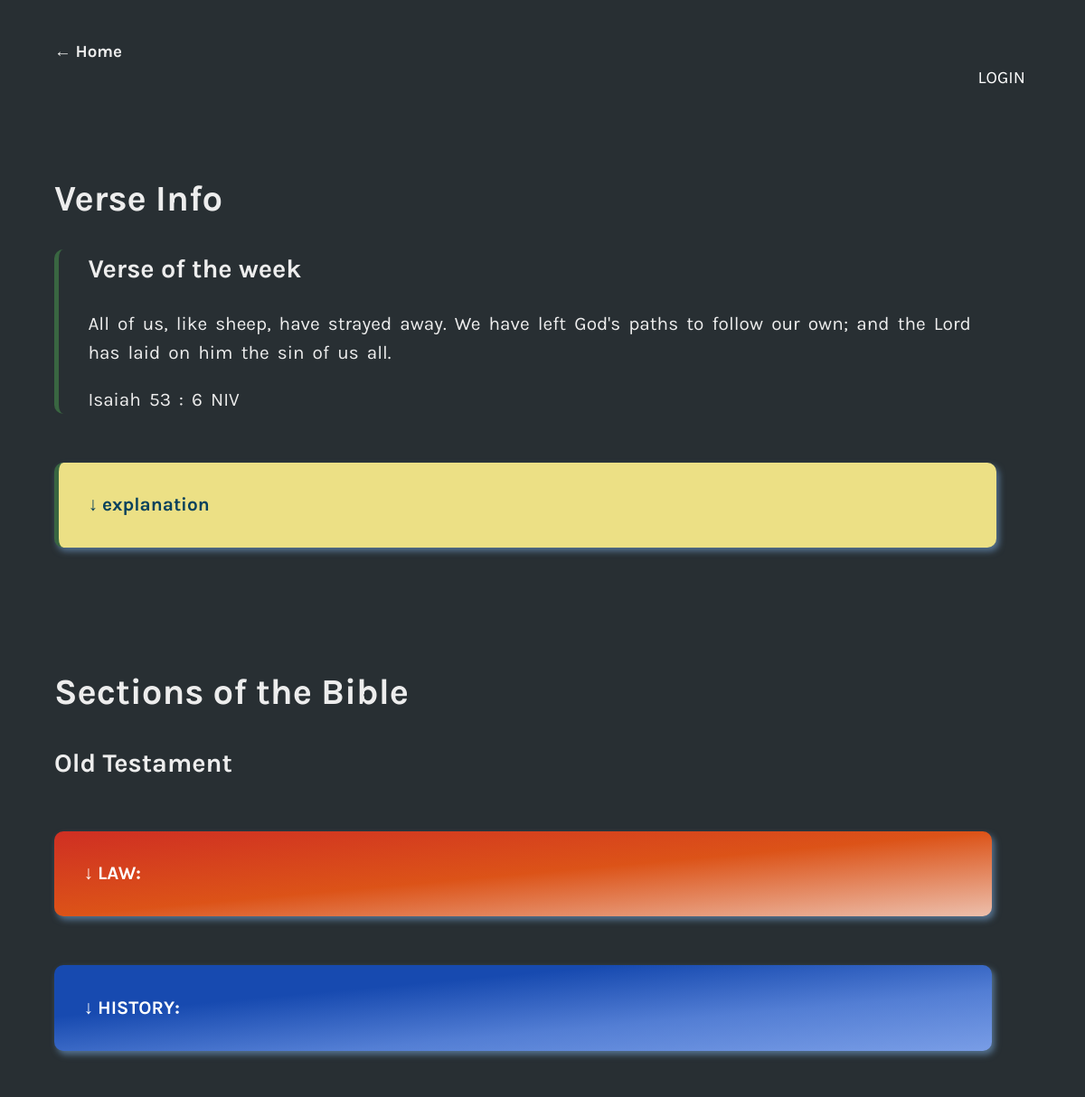
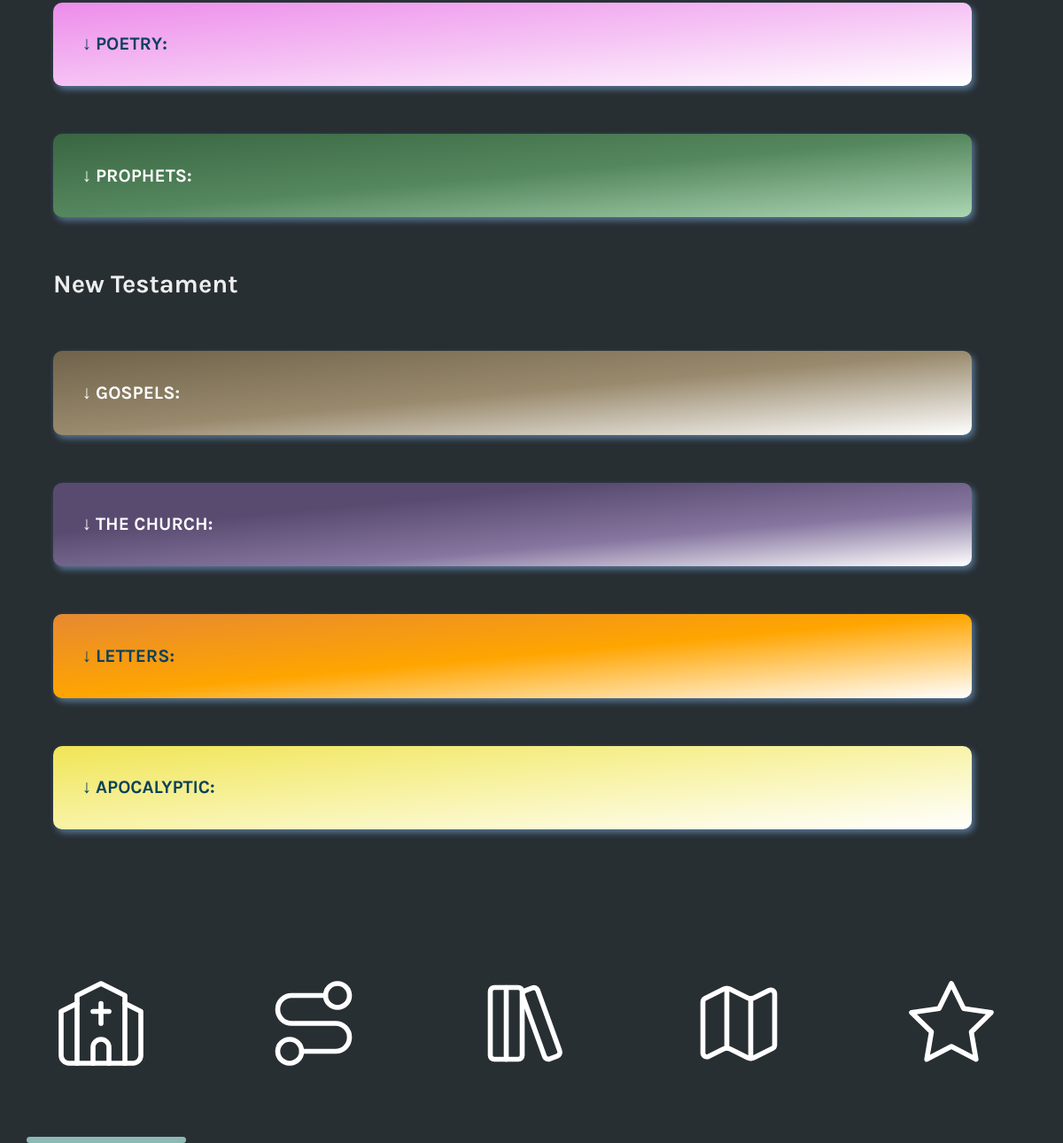
The app's page /verse with its own data (2 pictures, top to bottom).
### passages/models.py (models this page shows, shortened)
class Verse(models.Model):
    reading = models.CharField(max_length=50)
    verse = models.TextField()
    explanation = models.TextField()
    group = models.CharField(max_length=50)
    week = models.IntegerField()

### bible_curious/views.py (the view, shortened to what this page needs)
# urls.py: path('verse', views.verse, name="verse"),
def verse(request):
    this_week = date.today().isocalendar().week
    verse = Verse.objects.filter(week=this_week).first()
    session = request.session.get("user")
    verse_is_fav = None
    context = {
        "session": request.session.get("user"),
        "verse": verse,
        "verse_is_fav": ( "checked" if verse_is_fav else "")
    }
    return render(request, "bible_curious/verse_info.html", context)

### passages/templates/bible_curious/verse_info.html (shortened to what this page needs)
<!DOCTYPE html>
{% load static %}
<html lang="en">
<head>
    <link rel="stylesheet" href="{% static 'style.css' %}">
</head>
<body>
    <div class="menubar">
        <span class="active one"></span>
        <a href="/">
            <img src="{% static 'images/church_white.svg' %}" alt="">
        </a>
        <a href="collections/leaders_of_the_bible/moses">
            <img src="{% static 'images/storyline_white.svg' %}" alt="">
        </a>
        <a href="/collections">
            <img src="{% static 'images/collections_icon_white.svg' %}" alt="">
        </a>
        <a href="/maps">
            <img src="{% static 'images/map_white.svg' %}" alt="">
        </a>
        <a href="notes">
            <img src="{% static 'images/star_white.svg' %}" alt="">
        </a>
    </div>
    <div class="back">
        <h3>
            <a href="/">&larr; Home</a>
        </h3>
    </div>
    <div class="content">
        {% if session %}
        <div class="pfp">
            <a href="/notes">
                <img src="{{session.userinfo.picture}}" alt="">
            </a>
        </div>
        {% else %}
        <div class="pfp">
            <a class="login" href="/login">LOGIN</a>
        </div>
        {% endif %}
        <h1 class="head">Verse Info
        </h1 class="head">
        <div class="verse_info verse_{{ verse.group }}">
            <h2>Verse of the week</h2>
            <p>
                {{ verse.verse }}
            </p>
            <p>{{ verse.reading }} NIV</p>
        </div>
        <div class="sections verse_{{ verse.group }}">
            <label for="collapse1">
                <h3 class="explanation">&darr; explanation</h3>
            </label>
        </div>
        <h1 class="head">Sections of the Bible
        </h1 class="head">
        <h2>Old Testament</h2>
        <div class="sections law_box">
            <label for="collapse2">
                <h3> &darr; LAW:</h3>
            </label>
        </div>
        <div class="sections history_box">
            <label for="collapse3">
                <h3> &darr; HISTORY:</h3>
            </label>
        </div>
        <div class="sections poetry_box">
            <label for="collapse4">
                <h3> &darr; POETRY:</h3>
            </label>
        </div>
        <div class="sections prophets_box">
            <label for="collapse5">
                <h3> &darr; PROPHETS:</h3>
            </label>
        </div>
        <h2>New Testament</h2>
        <div class="sections gospels_box">
            <label for="collapse6">
                <h3> &darr; GOSPELS:</h3>
            </label>
        </div>
        <div class="sections church_box">
            <label for="collapse7">
                <h3> &darr; THE CHURCH:</h3>
            </label>
        </div>
        <div class="sections letters_box">
            <label for="collapse8">
                <h3> &darr; LETTERS:</h3>
            </label>
        </div>
        <div class="sections prophecy_box">
            <label for="collapse9">
                <h3> &darr; APOCALYPTIC:</h3>
            </label>
        </div>
    </div>
</body>
</html>

### static/style.css (style rules this page uses)
body { margin: 0; padding: 0; background-color: var(--background); line-height: 1.5; font-family: "Karla", sans-serif; width: 100vw; }
.login { right: 4%; top: 4%; position: absolute; padding: 10%; border-radius: 10%; color: white; font-size: 120% }
div.pfp { text-align: center; position: fixed; right: 3%; top: 2%; width: 18%; z-index: 2; }
p { word-spacing: 0.2em; color: var(--p-text); font-size: 130%; }
.back { position: fixed; top: 0; width: 100%; padding: 2% 0 0 5%; background-color: #282f33; }
.head { margin-top: 12%; }
h1 { font-size: 250%; display: flex; color: var(--p-text); }
h2 { font-size: 180%; }
.menubar { margin: 0; bottom: 0; width: 100%; overflow: hidden; padding: 1% 0; height: 9%; align-items: baseline; position: fixed; z-index: 1; background-color: #282f33; }
.menubar a { float: left; width: 15%; margin: 3% 2% 1% 1%; padding: 1%; font-size: 50%; text-align: center; justify-content: center; }
.menubar img { width: 60%; justify-content: center; }
span.active { bottom: 0%; position: absolute; width: 15%; height: 3%; background-color: #8db9b4; border-radius: 10px; }
span.active.one { left: 2.5%; }
.sections { padding: 1% 3%; width: 90%; justify-content: center; display: block; border-radius: 10px; margin: 5% 0; background-color: var(--verse); box-shadow: var(--shadow) 3px 4px 7px 0; color: var(--verse-clr); }
.content { padding: 5%; margin: 0 0 20% 0; max-width: 768%; margin-left: auto; margin-right: auto; color: var(--p-text); }
a { text-decoration: none; color: var(--p-text); }
.letters_box { background-image: linear-gradient(to bottom right, #e68932, orange, white); color: var(--collection); }
.gospels_box { background-image: linear-gradient(to bottom right, #70634b, #998a6d, white); color: white; }
.law_box { background-image: linear-gradient(to bottom right, #cf2f23, #dc5318, #ecbfac); color: white; }
.history_box { background-image: linear-gradient(to bottom right, #174ab0 30%, #537ed4, #799de6); color: white; }
.poetry_box { background-image: linear-gradient(to bottom right, #ed8cea, #f5c2f4, white); color: var(--collection); }
.prophets_box { background-image: linear-gradient(to bottom right, #396641, #55875e, #abd6b2); color: white; }
.church_box { background-image: linear-gradient(to bottom right, #594b70 30%, #8676a0, white); color: white; }
.prophecy_box { background-image: linear-gradient(to bottom right, #f0e556, #f8f3a8, white); color: var(--collection); }
.verse_info { padding: 0 3%; margin: 0; }
.verse_prophets { border-left: 5px solid #396641; border-radius: 10px; }
.sections h3 { font-weight: bolder; font-size: 130%; }
.explanation { color: var(--verse-clr); font-weight: bold; }
:root { --background: #282f33; --p-text: #ededed; --menubar-clr: #8db9b4; --menubar-gradient1: #558983de; --menubar-gradient2: #6299938c; --collection: #08415c; --story: #8db9b4; --step: #95bed4; --verse-bg: linear-gradient(to bottom right, #ece085, #eee7b6, white); --verse: #ece085; --verse-clr: #08415c; --step-clr: #08415c; --shadow: #557391; }

### records on screen
Verse: verse "All of us, like sheep, have strayed away. We have left God's paths to follow our own; and the Lord has laid on him the sin of us all.", reading "Isaiah 53 : 6"
